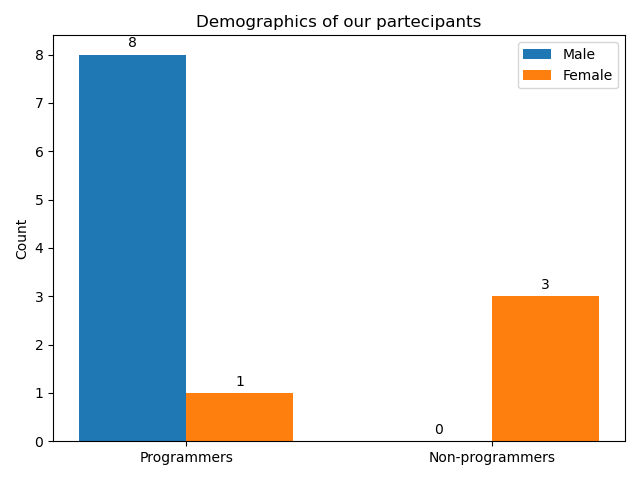

Reproduce this figure in Python.
import json
import matplotlib.pyplot as plt
import numpy as np
import seaborn as sns
import json
from turtle import width
import pandas 

NUM_TEST=14
# Opening JSON file
f = open('Tests.json')


data = json.load(f)




### Demographics

programmers_male =   0
programmers_female = 0
nonprogrammers_male = 0
nonprogrammers_female = 0


for i in range(len(data)):
    
    is_male = data[i]["data"]['gender'] == 'Male'
    if data[i]["data"]['programmer']:
        if is_male:
            programmers_male +=1
        else:
            programmers_female +=1
    else:
        if is_male:
            nonprogrammers_male +=1
        else:
            nonprogrammers_female +=1



labels = [ "Programmers", "Non-programmers" ]

x = np.arange(len(labels))  # the label locations
width = 0.35  # the width of the bars

fig, ax = plt.subplots()
rects1 = ax.bar(x - width/2, [ programmers_male, nonprogrammers_male ], width, label='Male')
rects2 = ax.bar(x + width/2, [ programmers_female, nonprogrammers_female], width, label='Female')

ax.set_ylabel('Count')
ax.set_title('Demographics of our partecipants')
ax.set_xticks(x, labels)
ax.legend()

ax.bar_label(rects1, padding=3)
ax.bar_label(rects2, padding=3)

fig.tight_layout()

plt.savefig("Demographics.png")
